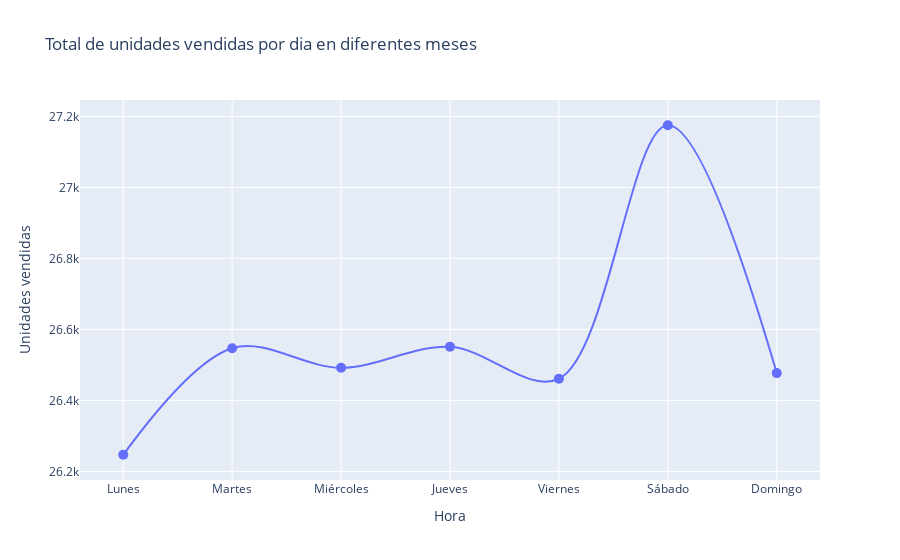

Notebook code cell kept with this figure:
### Markdown cell above
¿Cómo varían las ventas a lo largo de los diferentes días de la semana?

### Code cell
# Crear un objeto figura para el gráfico
fig = go.Figure()

# Iterar sobre la lista de datos y agregar cada mes al objeto figura 'fig'
fig.add_trace(go.Scatter(
    x=dias_semana,  # Eje X: Horas del día
    y=total_pordia_pormes,  # Eje Y: Datos de ventas por hora para este mes
    mode='lines+markers',  # Tipo de gráfico: líneas
    name=mes,  # Etiqueta para la leyenda del gráfico
    line=dict(width=2, shape='spline'),  # Configuración de las líneas del gráfico
    marker=dict(size=10)  # Configuración de las marcas del gráfico
))

# Configurar los ejes y los títulos del gráfico
fig.update_layout(
    title="Total de unidades vendidas por dia en diferentes meses",  # Título del gráfico
    xaxis=dict(title="Hora", tickvals=Horas),  # Configuración del eje X
    yaxis=dict(title="Unidades vendidas", side="left"),  # Configuración del eje Y
    legend=dict(y=0.3, yanchor='bottom'),  # Configuración de la leyenda
)

# Mostrar el gráfico
fig.show()

### Figure 1 — Plotly figure (JSON) as saved in the notebook; plotly's stock layout.template omitted (floating-point values rounded to 4 significant figures)
{"data": [{"line": {"shape": "spline", "width": 2}, "marker": {"size": 10}, "mode": "lines+markers", "name": "Diciembre", "type": "scatter", "x": ["Lunes", "Martes", "Miércoles", "Jueves", "Viernes", "Sábado", "Domingo"], "y": [26247, 26547, 26492, 26551, 26461, 27175, 26477]}], "layout": {"legend": {"y": 0.3, "yanchor": "bottom"}, "title": {"text": "Total de unidades vendidas por dia en diferentes meses"}, "xaxis": {"tickvals": [0, 1, 2, 3, 4, 5, 6, 7, 8, 9, 10, 11, 12, 13, 14, 15, 16, 17, 18, 19, 20, 21, 22, 23], "title": {"text": "Hora"}}, "yaxis": {"side": "left", "title": {"text": "Unidades vendidas"}}}}
